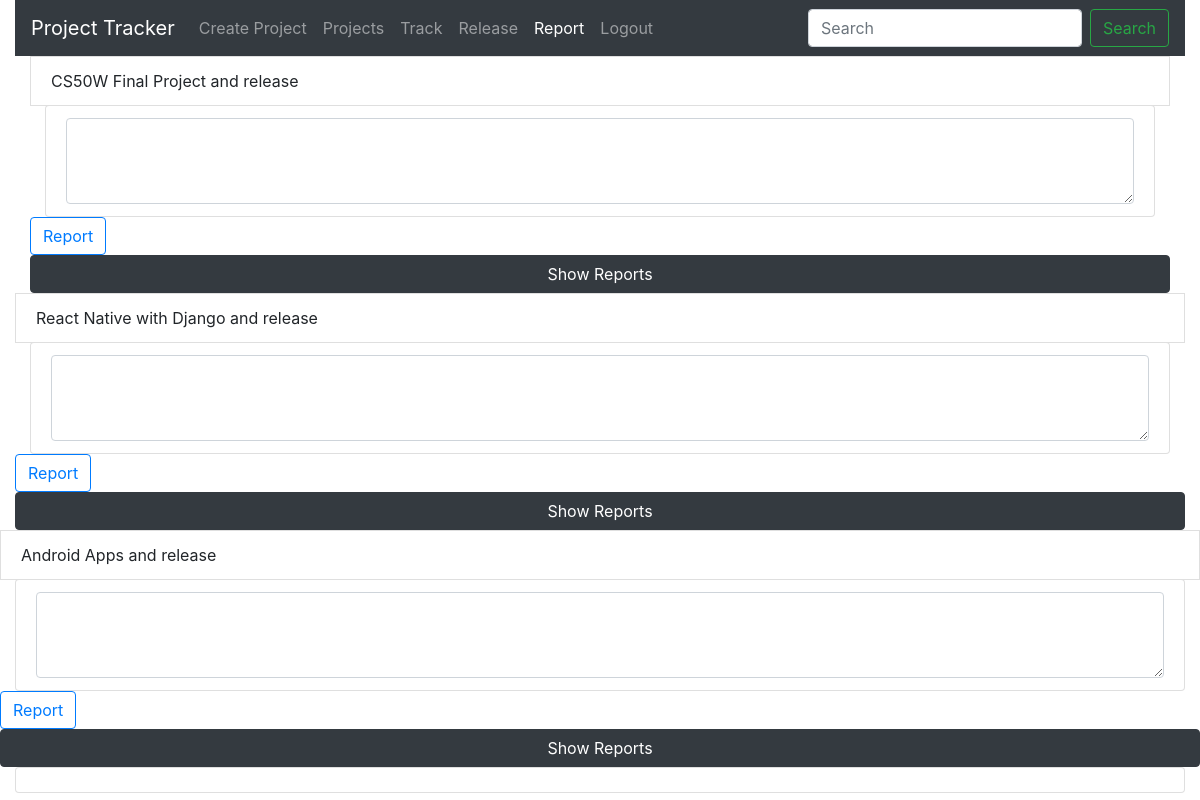
The page /report (signed in) on the database its author committed.
### Pmanage/models.py (models this page shows)
class Project(models.Model):
    Project_name=models.CharField(max_length=64)
    team=models.IntegerField()
    complete_percentage=models.IntegerField()
    createdate=datetime.datetime.now()
    max_day=models.IntegerField()
    status=models.CharField(max_length=64,default="unrelease")

### Pmanage/views.py (the view)
# urls.py: ,path('report',views.report,name="Report"),
@login_required
def report(request):
    projec=Project.objects.filter(status="release")
    return render(request, "Pmanage/Report.html",{"projs":projec})

### Pmanage/templates/Pmanage/Report.html (shortened to what this page needs)
{% extends 'Pmanage/layout.html' %}
{% load static %}
{% block active4 %} active {% endblock active4 %}
{% block body %}
<div class="container-fluid">
{% for project_release in projs %}
<ul class="list-group">
    <form action="{% url 'reported' project_release.id  %}" method="POST" >
    <li  class="list-group-item">
      {{project_release.Project_name}} and {{project_release.status}}
    </li>
        <div class="container-fluid">
    <li class="list-group-item"><textarea  class="form-control" id="exampleFormControlTextarea1" rows="3" name="Report"></textarea></li>
        </div>
    <button  class="btn btn-outline-primary"  class="list-group-item">Report</button>
</form>
<button value="{{project_release.id}}" id="shows"  class="btn btn-dark" >Show Reports</button>
</ul>
    </div>
{% endfor %}
<div  class="container-fluid">
<div id="show" class="list-group-item"></div>
</div>
{% endblock %}

### rows shown on the page
Project: Project_name "CS50W Final Project", status "release", {{ project_release.id }} 1 (drawn)
Project: Project_name "React Native with Django", status "release", {{ project_release.id }} 7 (drawn)
Project: Project_name "Android Apps", status "release", {{ project_release.id }} 8 (drawn)
